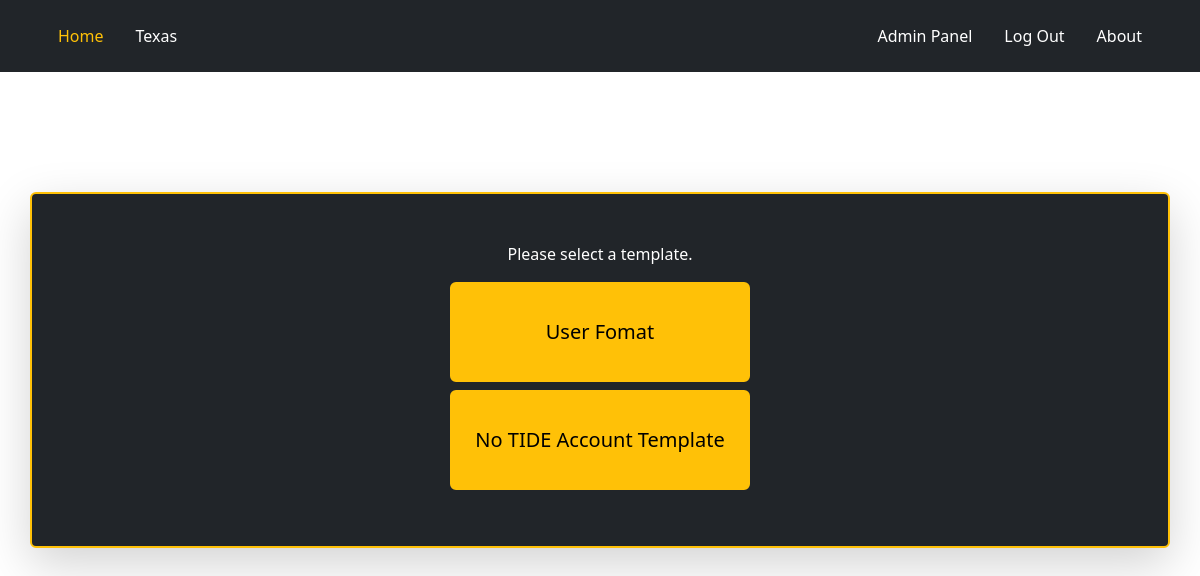
The app's page /project-landing-page/Texas/ (signed in), older data.
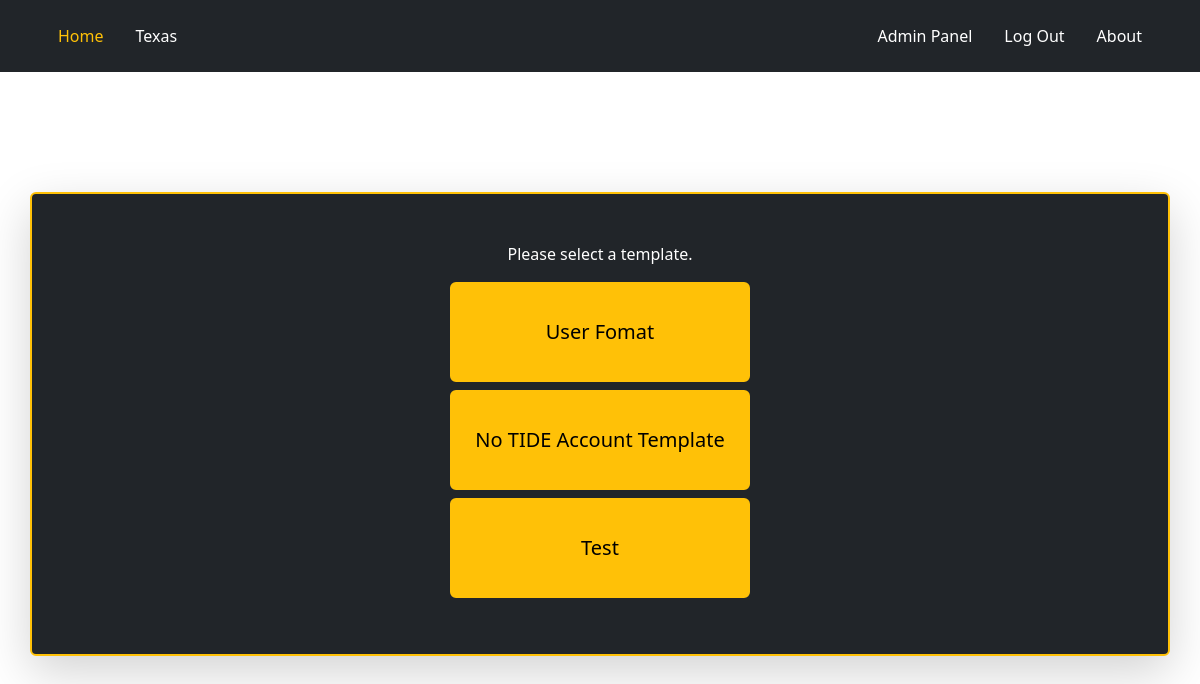
The same page, newer data.
### email_tool/models.py (models this page shows, shortened)
class CustomFormTemplate(models.Model):
    project = models.ForeignKey(Project, related_name='templates', on_delete=models.CASCADE, blank = True, null=True)
    template_name = models.CharField(max_length=100)
    template_slug = models.SlugField(unique=True, null=True, blank=True)
    fields = models.ManyToManyField(CustomFormField, blank=True)
    template_text = models.TextField()
    field_order_config = models.JSONField(blank=True, null=True)

### email_tool/views.py (the view, shortened to what this page needs)
# urls.py: path('project-landing-page/<str:name>/', ProjectLandingPageView.as_view(), name='project-landing-page'),
class ProjectLandingPageView(View):
    def get(self, request, name):
        selected_project_name = name.title()
        selected_project = get_object_or_404(Project, name=selected_project_name)
        email_templates = selected_project.email_templates.all()
        return render(request, 'project-landing-page.html', {
            'selected_project': selected_project,
            'email_templates': email_templates,
            'selected_project_name': selected_project_name})

### templates/project-landing-page.html (shortened to what this page needs)
{% extends 'base.html' %}
{% load crispy_forms_tags %}
{% block header %}
    {{selected_project.name }}
{% endblock header %}
{% block content %}
<div class="container bg-dark p-5 border border-warning border-2 shadow-lg p-5 mb-5 rounded" style="margin-top: 120px; border-radius: 5px;">
    <div class="row justify-content-center">
        <div class="col-md-8">
            <div class="text-center">
                <p class="nice-font underline-text-white" style="color: white;">Please select a template.</p>
            </div>
            {% if email_templates %}
                {% for template in email_templates %}
                        <div class="d-flex justify-content-center">
                            <form method="post" action="{% url 'project-landing-page' name=selected_project.name %}">
                                <button class="btn btn-warning btn-lg custom-button pop-in-button border-2 button-nice-font p-3 mb-2 rounded" type="submit">{{ template.template_name }}</button>
                            </form>
                        </div>
                {% endfor %}
            {% else %}
                <div class="text-center">
                    <p class="form-nice-font" style="color: white;">No templates available.</p>
                </div>
            {% endif %}
        </div>
    </div>
</div>
{% endblock content %}

Row changes from the older to the newer data that the page shows:
added CustomFormTemplate: template_name "Test"
